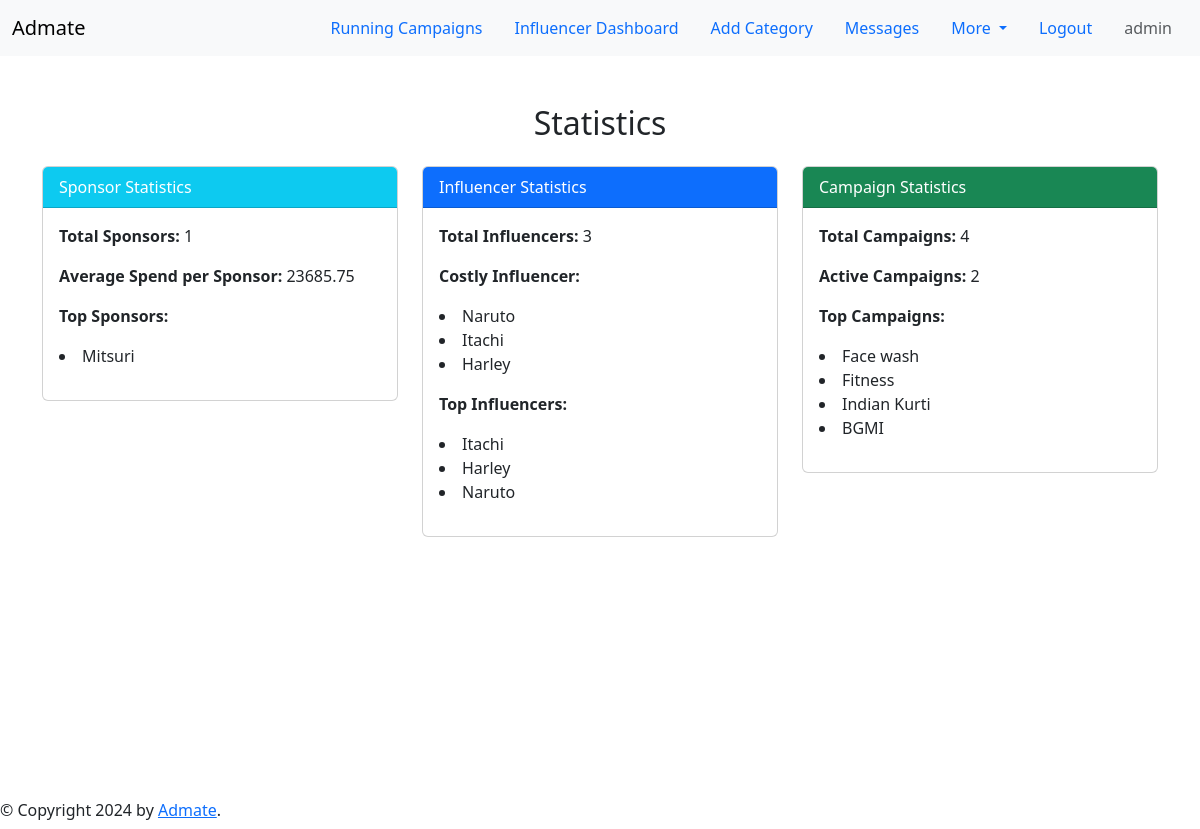
The app's page /statistics (signed in), older data.
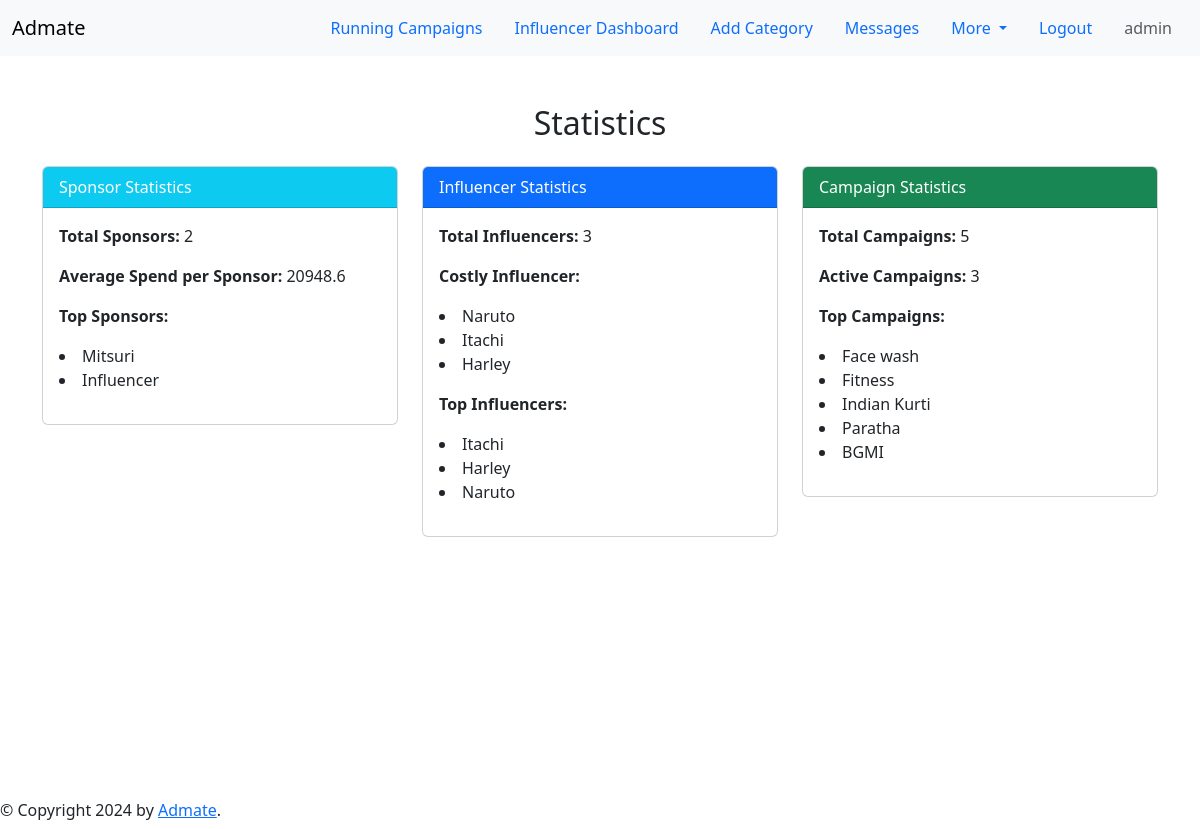
The same page, newer data.
### application/models.py (models this page shows, shortened)
class SponsorProfile(db.Model):
    id = db.Column(db.Integer, primary_key=True)
    user = db.Column(db.String(20), db.ForeignKey('user.username'))
    first_name = db.Column(db.String(64))
    last_name = db.Column(db.String(64))
    email = db.Column(db.String(120), nullable=False)
    phone = db.Column(db.String(20), nullable=False)
    company_name = db.Column(db.String(64))
    company_address = db.Column(db.String(100), nullable=False)
    company_website = db.Column(db.String(100), nullable=False)
    company_description = db.Column(db.String(256), nullable=False)
    industry = db.Column(db.String(64))
    budget = db.Column(db.Float)

class InfluencerProfile(db.Model):
    id = db.Column(db.Integer, primary_key=True)
    user = db.Column(db.String(20), db.ForeignKey('user.username'))
    first_name = db.Column(db.String(64))
    last_name = db.Column(db.String(64))
    email = db.Column(db.String(120), nullable=False)
    phone = db.Column(db.String(30), nullable=False)
    bio = db.Column(db.String(256), nullable=False)
    instagram_handle = db.Column(db.String(64), nullable=False)
    facebook_handle = db.Column(db.String(64), nullable=False)
    youtube_handle = db.Column(db.String(64), nullable=False)
    blog_url = db.Column(db.String(100), nullable=False)
    followers_count = db.Column(db.Integer)
    total_engagement = db.Column(db.Integer)
    total_views = db.Column(db.Integer)
    reach = db.Column(db.Integer)
    age = db.Column(db.Integer)
    gender = db.Column(db.String(10))
    location = db.Column(db.String(30))
    language = db.Column(db.String(20))
    category_id = db.Column(db.Integer, db.ForeignKey('categories.category_id'))
    niche_id = db.Column(db.Integer, db.ForeignKey('niche.niche_id'))
    price = db.Column(db.Float)
    flagged = db.Column(db.Boolean, default=False)
    category = db.relationship('Categories', backref='influencers', lazy=True)
    niche = db.relationship('Niche', backref='influencers', lazy=True)

class Campaign(db.Model):
    id = db.Column(db.Integer, primary_key=True)
    sponsor_id = db.Column(db.Integer, db.ForeignKey('sponsor_profile.id'))
    user = db.Column(db.String(20), db.ForeignKey('user.username'))
    name = db.Column(db.String(64))
    description = db.Column(db.String(256))
    start_date = db.Column(db.Date)
    end_date = db.Column(db.Date)
    budget = db.Column(db.Float)
    status = db.Column(db.String(23), default=True)
    category_id = db.Column(db.Integer, db.ForeignKey('categories.category_id'))
    niche_id = db.Column(db.Integer, db.ForeignKey('niche.niche_id'))
    flagged = db.Column(db.Boolean, default=False)
    influencer_id = db.Column(db.Integer, db.ForeignKey('influencer_profile.id'))
    category = db.relationship('Categories', backref='campaigns', lazy=True)
    niche = db.relationship('Niche', backref='campaigns', lazy=True)
    sponsor = db.relationship('SponsorProfile', backref='campaigns', lazy=True)
    influencer = relationship('InfluencerProfile', foreign_keys=[influencer_id], backref='campaigns')

### application/routes.py (the view)
@app.route('/statistics')
def statistics():
    if 'username' not in session or session['role'] != 'admin':
        flash('You do not have permission to perform this action.', 'danger')
        return redirect(url_for('index'))
    total_sponsors = SponsorProfile.query.count()
    average_spend_per_sponsor = db.session.query(db.func.avg(Campaign.budget)).scalar()
    top_sponsors = SponsorProfile.query.order_by(SponsorProfile.budget.desc()).limit(5).all()
    total_influencers = InfluencerProfile.query.count()
    costly_influencers = InfluencerProfile.query.order_by(InfluencerProfile.price.desc()).limit(5).all()
    top_influencers = InfluencerProfile.query.order_by(InfluencerProfile.total_engagement.desc()).limit(5).all()
    total_campaigns = Campaign.query.count()
    active_campaigns = Campaign.query.filter(Campaign.status == 'Active').count()
    top_campaigns = Campaign.query.order_by(Campaign.budget.desc()).limit(5).all()
    return render_template('statistics.html',
                           total_sponsors=total_sponsors,
                           average_spend_per_sponsor=average_spend_per_sponsor,
                           top_sponsors=top_sponsors,
                           total_influencers=total_influencers,
                           costly_influencers=costly_influencers,
                           top_influencers=top_influencers,
                           total_campaigns=total_campaigns,
                           active_campaigns=active_campaigns,
                           top_campaigns=top_campaigns)

### templates/statistics.html (shortened to what this page needs)
{% extends 'nav_link.html' %}
{% block content %}
<div class="container mt-5">
    <h2 class="mb-4 text-center">Statistics</h2>
    <div class="row">
        <div class="col-md-4">
            <div class="card mb-4">
                <div class="card-header bg-info text-white">
                    Sponsor Statistics
                </div>
                <div class="card-body">
                    <p class="card-text"><strong>Total Sponsors:</strong> {{ total_sponsors }}</p>
                    <p class="card-text"><strong>Average Spend per Sponsor:</strong> {{ average_spend_per_sponsor }}</p>
                    <p class="card-text"><strong>Top Sponsors:</strong>
                        {% for sponsor in top_sponsors %}
                            <li>{{ sponsor.user | capitalize }}</li>
                        {% endfor %}</p>
                </div>
            </div>
        </div>
        <div class="col-md-4">
            <div class="card mb-4">
                <div class="card-header bg-primary text-white">
                    Influencer Statistics
                </div>
                <div class="card-body">
                    <p class="card-text"><strong>Total Influencers:</strong> {{ total_influencers }}</p>
                    <p class="card-text"><strong>Costly Influencer:</strong>
                        {% for influencer in costly_influencers %}
                            <li>{{ influencer.user | capitalize }}</li>
                        {% endfor %}
                    </p>
                    <p class="card-text"><strong>Top Influencers:</strong>
                        {% for influencer in top_influencers %}
                            <li>{{ influencer.user | capitalize }}</li>
                        {% endfor %}
                    </p>
                </div>
            </div>
        </div>
        <div class="col-md-4">
            <div class="card mb-4">
                <div class="card-header bg-success text-white">
                    Campaign Statistics
                </div>
                <div class="card-body">
                    <p class="card-text"><strong>Total Campaigns:</strong> {{ total_campaigns }}</p>
                    <p class="card-text"><strong>Active Campaigns:</strong> {{ active_campaigns }}</p>
                    <p class="card-text"><strong>Top Campaigns:</strong>
                        {% for campaign in top_campaigns %}
                            <li>{{ campaign.name }}</li>
                        {% endfor %}
                    </p>
                </div>
            </div>
        </div>
    </div>
</div>
{% endblock content %}

Row changes from the older to the newer data that the page shows:
added SponsorProfile: user "Influencer"
added Campaign: name "Paratha"
Text that changed along with them:
{{ total_sponsors }}: "1" → "2"
{{ average_spend_per_sponsor }}: "23685.75" → "20948.6"
{{ total_campaigns }}: "4" → "5"
{{ active_campaigns }}: "2" → "3"
